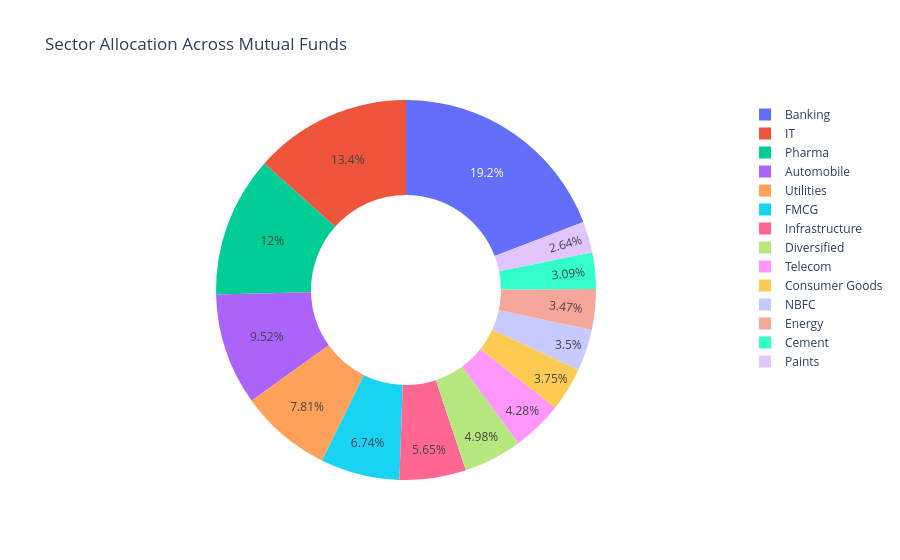

Source (notebook cell):
### Code cell
import plotly.express as px

fig = px.pie(
    values=sector_data.values,
    names=sector_data.index,
    hole=0.5,
    title='Sector Allocation Across Mutual Funds'
)

fig.show()

### Figure 1 — Plotly figure (JSON) as saved in the notebook; plotly's stock layout.template omitted (floating-point values rounded to 4 significant figures)
{"data": [{"domain": {"x": [0, 1], "y": [0, 1]}, "hole": 0.5, "hovertemplate": "label=%{label}<br>value=%{value}<extra></extra>", "labels": ["Banking", "IT", "Pharma", "Automobile", "Utilities", "FMCG", "Infrastructure", "Diversified", "Telecom", "Consumer Goods", "NBFC", "Energy", "Cement", "Paints"], "legendgroup": "", "name": "", "showlegend": true, "type": "pie", "values": [652.3, 455.5, 407.4, 323.6, 265.5, 229.1, 192.2, 169.2, 145.6, 127.6, 119.1, 117.9, 105.0, 89.86]}], "layout": {"legend": {"tracegroupgap": 0}, "title": {"text": "Sector Allocation Across Mutual Funds"}}}
